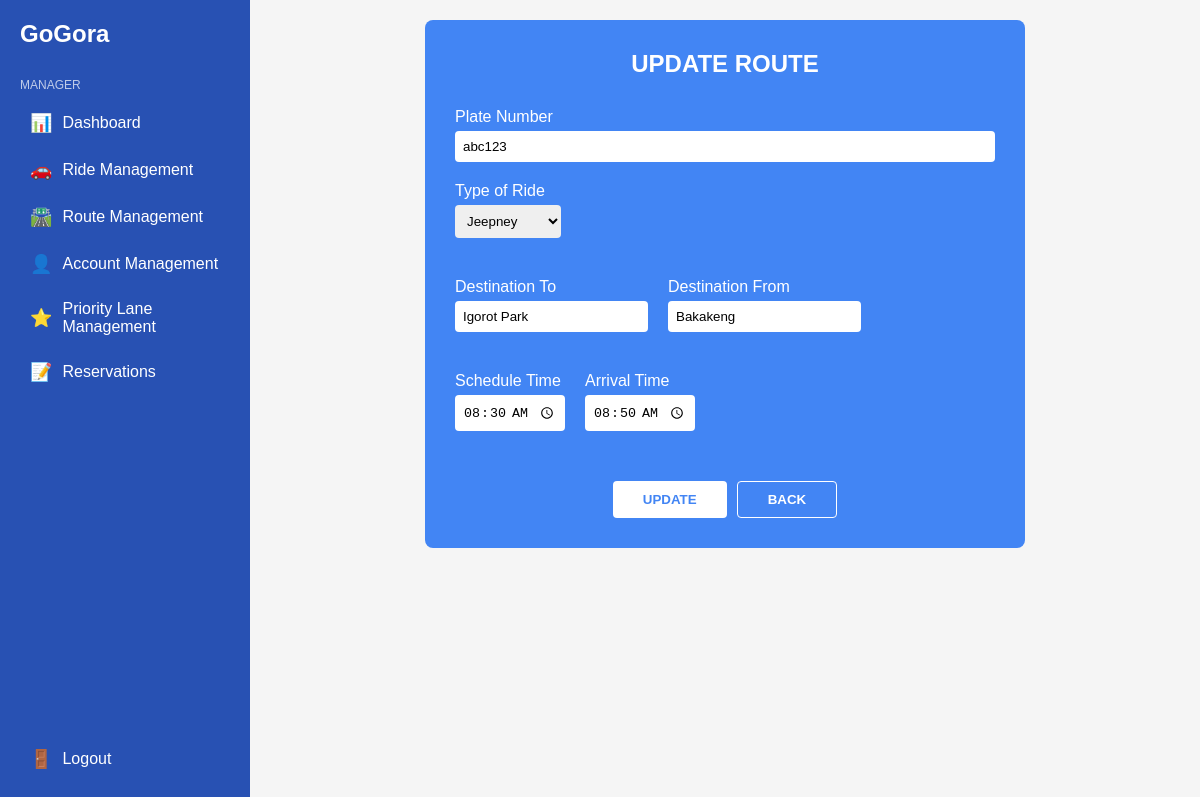
Before: /view/manager/updateRoute.php?ride_id=1 with the older database file.
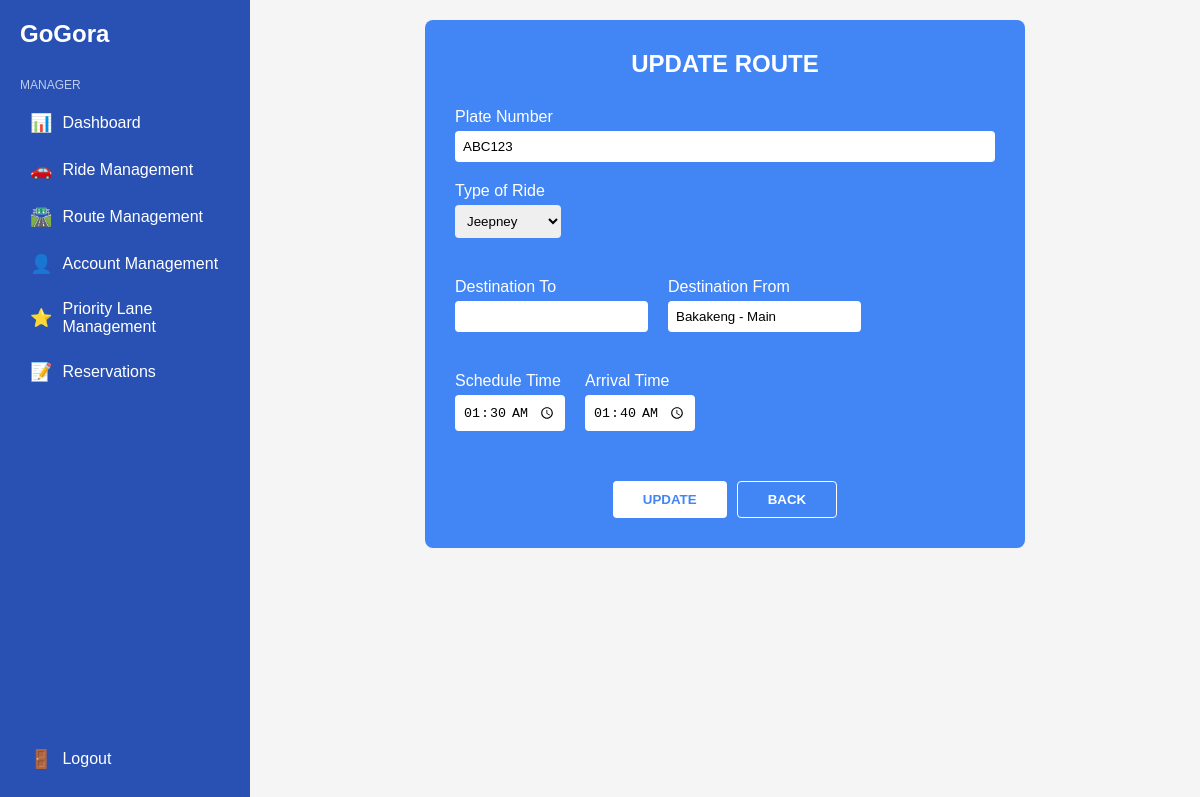
After: the same page with the newer database file.
### tables this page shows
CREATE TABLE `rides` (
  `ride_id` int(11) NOT NULL,
  `plate_number` varchar(6) NOT NULL,
  `route` varchar(45) NOT NULL,
  `time` datetime NOT NULL,
  `seats_available` int(11) NOT NULL,
  `ride_type` enum('Jeepney','Service') NOT NULL,
  `departure` datetime NOT NULL,
  `capacity` int(11) NOT NULL,
  `queue` int(11) NOT NULL
);

### view/manager/updateRoute.php (the view, shortened to what this page needs)
<?php
include($_SERVER['DOCUMENT_ROOT'] . '/control/includes/db.php');
if (isset($_GET['ride_id'])) {
    $ride_id = $_GET['ride_id'];
    $query = "SELECT * FROM rides WHERE ride_id = ?";
    $stmt = $conn->prepare($query);
    $stmt->bind_param("i", $ride_id);
    $stmt->execute();
    $result = $stmt->get_result();
    $ride = $result->fetch_assoc();
}
?>
<!DOCTYPE html>
<html lang="en">
<head>
    <link rel="stylesheet" href="../manager/css/styles.css">
</head>
<body>
    <div class="container">
        <nav class="sidebar">
            <div class="logo">
                <h1>GoGora</h1>
            </div>
            <div class="nav-title">MANAGER</div>
            <ul>
                <li><a href="../manager/dashboard.php"><span class="icon">📊</span> Dashboard</a></li>
                <li><a href="../manager/ride.php"><span class="icon">🚗</span> Ride Management</a></li>
                <li><a href="../manager/route.php"><span class="icon">🛣️</span> Route Management</a></li>
                <li><a href="../manager/account.php"><span class="icon">👤</span> Account Management</a></li>
                <li><a href="../manager/priority.php"><span class="icon">⭐</span> Priority Lane Management</a></li>
                <li><a href="../manager/reservations.php"><span class="icon">📝</span> Reservations</a></li>
            </ul>
            <div class="logout">
                <a href="#"><span class="icon">🚪</span> Logout</a>
            </div>
        </nav>
        <div class="main-content">
            <form class="update-form" method="POST">
                <h2 class="form-title">UPDATE ROUTE</h2>
                <div class="form-group">
                    <label for="place_number">Plate Number</label>
                    <input type="text" id="place_number" name="place_number" value="<?= htmlspecialchars($ride['plate_number']) ?>" required>
                </div>
                <div class="form-row">
                    <div class="form-group">
                        <label for="bus_type">Type of Ride</label>
                        <select id="bus_type" name="bus_type" required>
                            <option value="Jeepney" <?= $ride['ride_type'] === 'Jeepney' ? 'selected' : '' ?>>Jeepney</option>
                        </select>
                    </div>
                </div>
                <div class="form-row">
                    <div class="form-group">
                        <label for="destination_to">Destination To</label>
                        <input type="text" id="destination_to" name="destination_to" value="<?= explode(' to ', $ride['route'])[1] ?>" required>
                    </div>
                    <div class="form-group">
                        <label for="destination_from">Destination From</label>
                        <input type="text" id="destination_from" name="destination_from" value="<?= explode(' to ', $ride['route'])[0] ?>" required>
                    </div>
                </div>
                <div class="form-row">
                    <div class="form-group">
                        <label for="schedule_time">Schedule Time</label>
                        <input type="time" id="schedule_time" name="schedule_time" value="<?= htmlspecialchars(date('H:i', strtotime($ride['time']))) ?>" required>
                    </div>
                    <div class="form-group">
                        <label for="arrival_time">Arrival Time</label>
                        <input type="time" id="arrival_time" name="arrival_time" value="<?= htmlspecialchars(date('H:i', strtotime($ride['departure']))) ?>" required>
                    </div>
                </div>
                <div class="button-group">
                    <button type="submit" class="btn btn-update">UPDATE</button>
                    <button type="button" class="btn btn-back" onclick="history.back()">BACK</button>
                </div>
            </form>
        </div>
    </div>
</body>
</html>

Changed rows visible on the page:
changed rides "Jeepney": place_number "abc123" → "ABC123"; destination_from "Bakakeng" → "Bakakeng - Main"; schedule_time "08:30" → "01:30"; arrival_time "08:50" → "01:40"; destination_to "Igorot Park" → (not shown)
